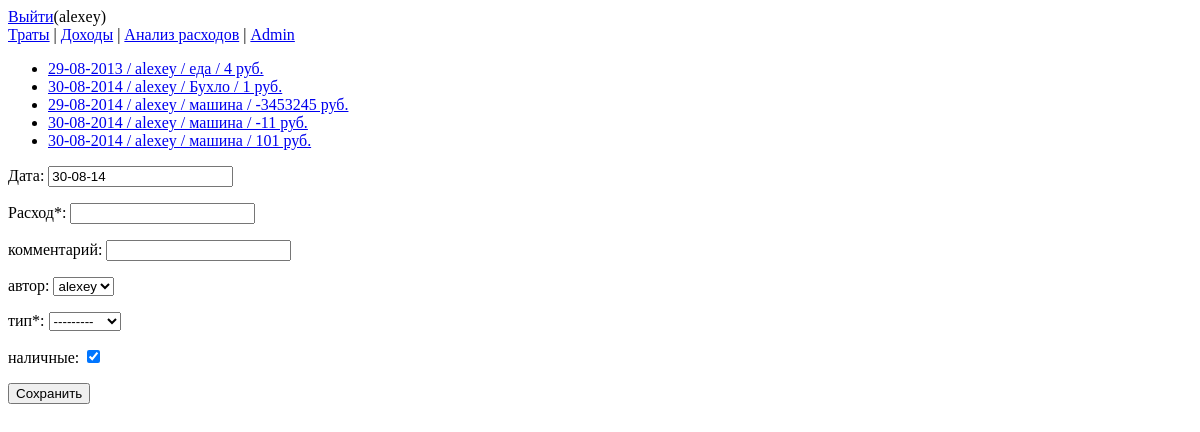
The app's page / (signed in), older data.
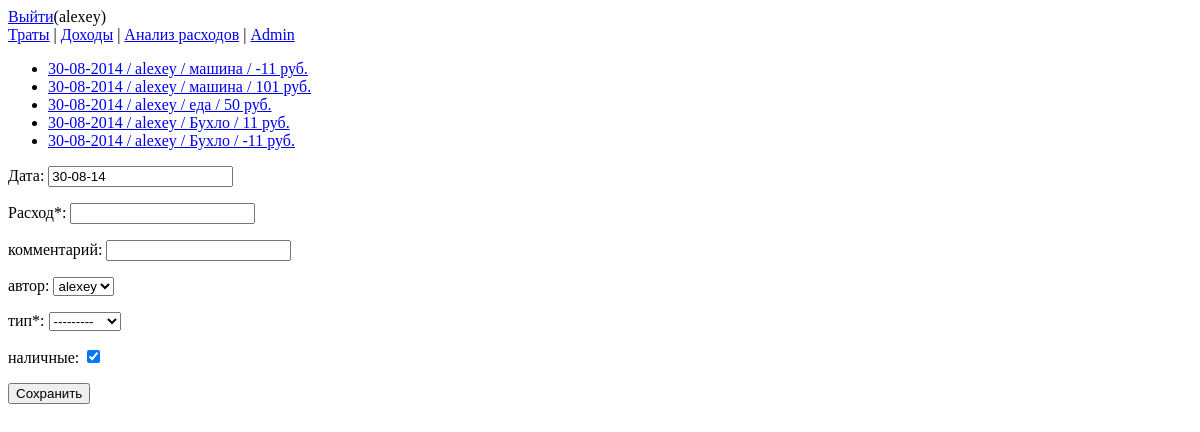
The same page, newer data.
### costs/models.py (models this page shows)
class Spending(models.Model):
    spendingType = models.ForeignKey(SpendingType)
    money = models.IntegerField()
    date = models.DateField()
    modified = models.DateTimeField(auto_now=True)
    owner = models.ForeignKey(User)
    comment = models.CharField(max_length=32)
    is_cash = models.BooleanField()
    def __str__(self):
        return r'{} / {} / {} / {} руб.'.format(self.date.strftime('%d-%m-%Y'),
                                            self.owner,
                                            self.spendingType,
                                            self.money)

class SpendingType(models.Model):
    name = models.CharField(max_length=16)
    def __str__(self):
        return self.name

### costs/views.py (the view)
# urls.py: url(r'^$', views.spendingView),
@login_required
def spendingView(request, *args):
    if request.method == 'POST':
        save_spending(request)
        return HttpResponseRedirect('/')
    else:
        user = request.user
        if args:
            i = Spending.objects.get(pk=args[0])
            initial_form_values = {'date': i.date.strftime('%d-%m-%y'),
                                   'money': i.money,
                                   'comment': i.comment,
                                   'owner': i.owner,
                                   'spendingType': i.spendingType,
                                   'is_cash': i.is_cash}
        else:
            initial_form_values = {'date': d.today().strftime('%d-%m-%y'),
                                   'is_cash': True,
                                   'owner': user}
        form = SpendingForm(initial=initial_form_values)
        l = Spending.objects.order_by('-modified')[:5]
        l = l[::-1]
        context = {'latest_spending_list': l,
                   'form': form,
                   'username': user}
        return render(request,
                      'costs/index.html',
                      context)

### costs/forms.py
class SpendingForm(forms.Form):
    date = forms.DateField(required=True,
                           label='Дата',
                           input_formats=['%d-%m-%Y',
                                          '%d-%m-%y',
                                          '%d/%m/%y',
                                          '%d/%m/%Y',
                                          '%d.%m.%y',
                                          '%d.%m.%Y'])
    money = forms.IntegerField(label ='Расход*',
                               required=True)
    comment = forms.CharField(max_length=32, required=False,
                              label='комментарий')
    owner = forms.ModelChoiceField(queryset=User.objects.all(),
                                   empty_label=None,
                                   required=False,
                                   label='автор')
    spendingType = forms.ModelChoiceField(queryset=SpendingType.objects.all(),
                                          required=True,
                                          label='тип*')
    is_cash = forms.BooleanField(required=False,
                                 label='наличные')

### templates/costs/index.html
{% extends "base.html" %}
{% block content %}
{% if latest_spending_list %}
  <ul>
  {% for spending in latest_spending_list %}
     <li><a href='/{{ spending.pk }}/'>{{ spending }}</a></li>
  {% endfor %}
  </ul>
{% else %}
  <p>Нет записей</p>
{% endif %}
<form method="post">{% csrf_token %}
{{ form.as_p }}
<input type="submit" value="Сохранить" />
</form>
{% endblock %}

Row changes from the older to the newer data that the page shows:
no longer on this page (row unchanged): Spending: date+owner+spendingType "29-08-2013 / alexey / еда / 4 руб."
no longer on this page (row unchanged): Spending: date+owner+spendingType "30-08-2014 / alexey / Бухло / 1 руб."
no longer on this page (row unchanged): Spending: date+owner+spendingType "29-08-2014 / alexey / машина / -3453245 руб."
added Spending: date+owner+spendingType "30-08-2014 / alexey / еда / 50 руб."
added Spending: date+owner+spendingType "30-08-2014 / alexey / Бухло / 11 руб."
added Spending: date+owner+spendingType "30-08-2014 / alexey / Бухло / -11 руб."
